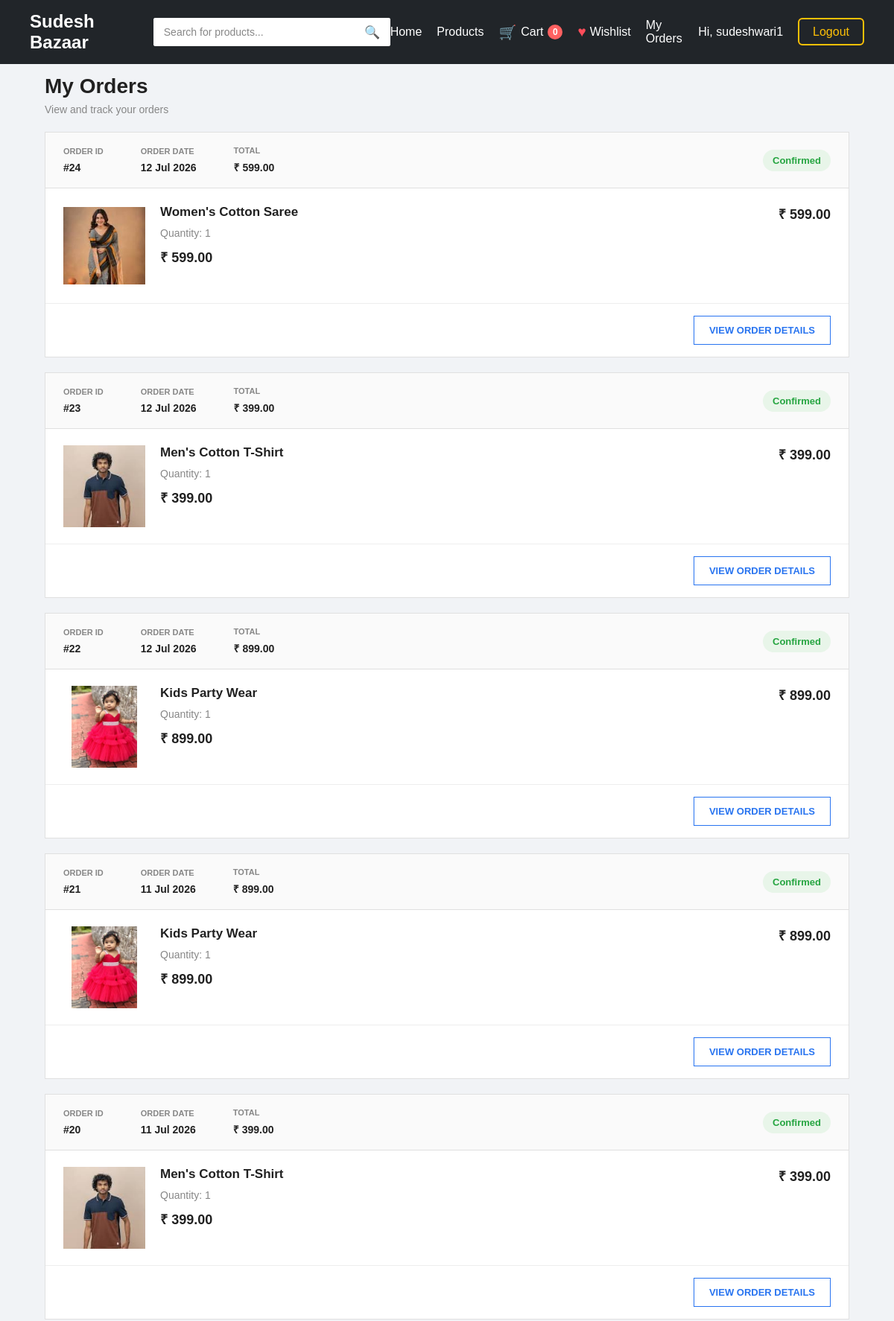
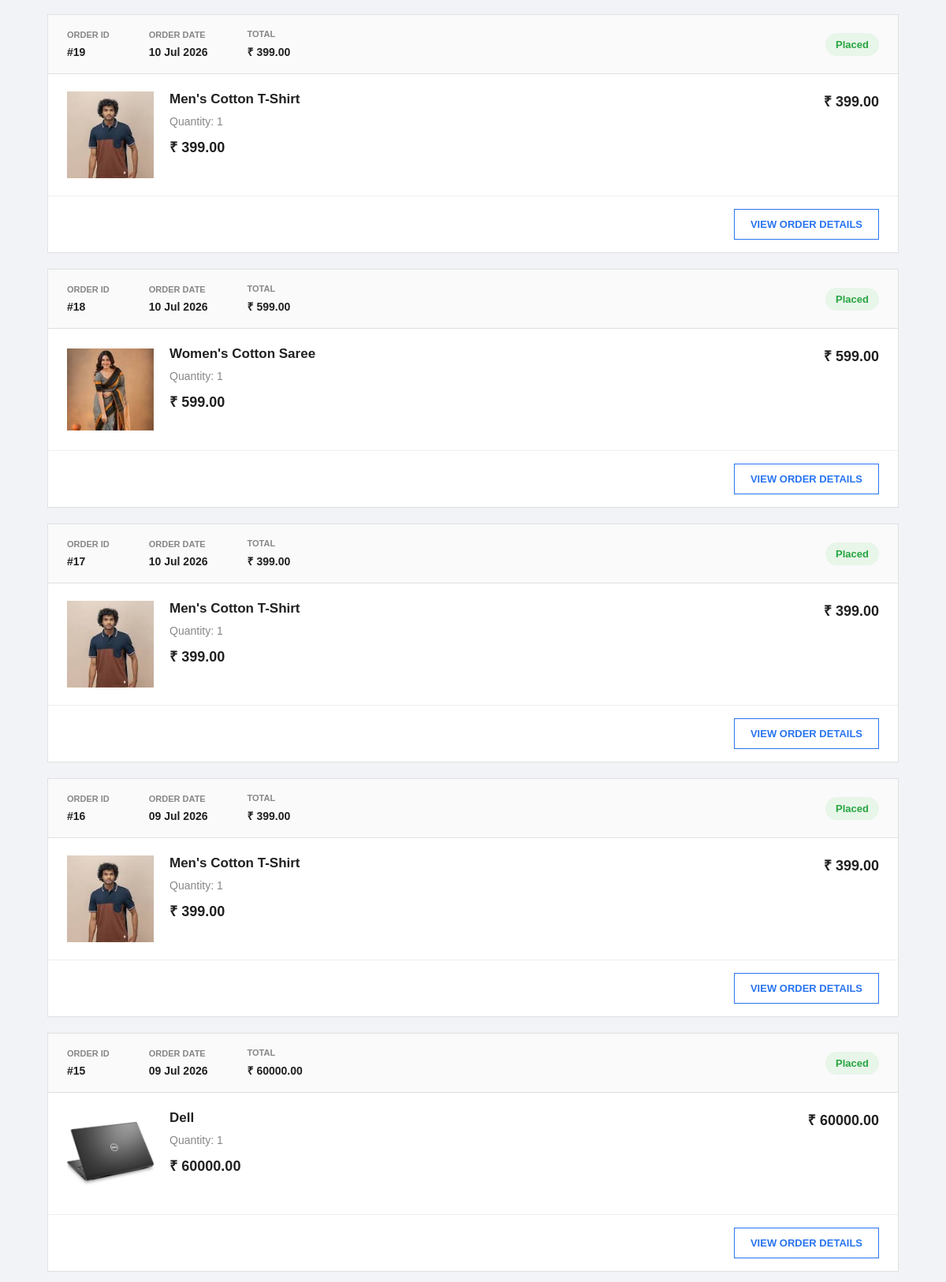
/my-orders/ (signed in, upper part), run on the app's committed database (2 pictures, top to bottom).
### myapp/models.py (models this page shows, shortened)
class Order(models.Model):
    STATUS_CHOICES = [
        ("Placed", "Placed"),
        ("Confirmed", "Confirmed"),
        ("Shipped", "Shipped"),
        (
            "Out for Delivery",
            "Out for Delivery"
        ),
        ("Delivered", "Delivered"),
        ("Cancelled", "Cancelled"),
    ]
    CANCEL_REASON_CHOICES = [
        (
            "Changed my mind",
            "Changed my mind"
        ),
        (
            "Ordered by mistake",
            "Ordered by mistake"
        ),
        (
            "Found a better price",
            "Found a better price"
        ),
        (
            "Delivery taking too long",
            "Delivery taking too long"
        ),
        (
            "Want to change address",
            "Want to change address"
        ),
        (
            "Other",
            "Other"
        ),
    ]
    PAYMENT_METHOD_CHOICES = [
        (
            "COD",
            "Cash on Delivery"
        ),
        (
            "ONLINE",
            "Online Payment"
        ),
    ]
    PAYMENT_STATUS_CHOICES = [
        (
            "Pending",
            "Pending"
        ),
        (
            "Paid",
            "Paid"
        ),
        (
            "Failed",
            "Failed"
        ),
        (
            "Refunded",
            "Refunded"
        ),
    ]
    user = models.ForeignKey(
        User,
        on_delete=models.CASCADE,
        related_name="orders"
    )
    address = models.ForeignKey(
        Address,
        on_delete=models.PROTECT,
        related_name="orders"
    )
    total_amount = models.DecimalField(
        max_digits=12,
        decimal_places=2
    )
    status = models.CharField(
        max_length=30,
        choices=STATUS_CHOICES,
        default="Placed"
    )
    payment_method = models.CharField(
        max_length=30,
        choices=PAYMENT_METHOD_CHOICES,
        default="COD"
    )
    payment_status = models.CharField(
        max_length=30,
        choices=PAYMENT_STATUS_CHOICES,
        default="Pending"
    )
    razorpay_order_id = models.CharField(
        max_length=100,
        blank=True,
        null=True
    )
    razorpay_payment_id = models.CharField(
        max_length=100,
        blank=True,
        null=True
    )
    razorpay_signature = models.CharField(
        max_length=255,
        blank=True,
        null=True
    )
    cancel_reason = models.CharField(
        max_length=100,
        choices=CANCEL_REASON_CHOICES,
        blank=True,
        null=True
    )
    cancel_note = models.TextField(
        blank=True,
        null=True
    )
    cancelled_at = models.DateTimeField(
        blank=True,
        null=True
    )
    created_at = models.DateTimeField(
        auto_now_add=True
    )
    updated_at = models.DateTimeField(
        auto_now=True
    )

class OrderItem(models.Model):
    order = models.ForeignKey(
        Order,
        on_delete=models.CASCADE,
        related_name="items"
    )
    product = models.ForeignKey(
        Product,
        on_delete=models.PROTECT,
        related_name="order_items"
    )
    product_name = models.CharField(
        max_length=200
    )
    price = models.DecimalField(
        max_digits=10,
        decimal_places=2
    )
    quantity = models.PositiveIntegerField(
        default=1
    )
    @property
    def total_price(self):
        return (
            self.price
            * self.quantity
        )

class Product(models.Model):
    category = models.ForeignKey(
        Category,
        on_delete=models.SET_NULL,
        null=True,
        blank=True,
        related_name="products"
    )
    name = models.CharField(max_length=200)
    description = models.TextField()
    price = models.DecimalField(
        max_digits=10,
        decimal_places=2
    )
    original_price = models.DecimalField(
        max_digits=10,
        decimal_places=2,
        null=True,
        blank=True
    )
    image = models.ImageField(upload_to="products/")
    stock = models.PositiveIntegerField(default=0)

### myapp/views.py (the view)
@login_required
def my_orders(request):
    orders = Order.objects.filter(
        user=request.user
    ).select_related(
        "address"
    ).prefetch_related(
        "items__product"
    ).order_by(
        "-created_at"
    )
    return render(
        request,
        "my_orders.html",
        {
            "orders": orders
        }
    )

### myapp/context_processors.py (called while the page is built)
def cart_count(request):
    count = 0
    if request.user.is_authenticated:
        try:
            cart = Cart.objects.get(
                user=request.user
            )
            count = sum(
                item.quantity
                for item in cart.items.all()
            )
        except Cart.DoesNotExist:
            count = 0
    return {
        "navbar_cart_count": count
    }

### myapp/templates/my_orders.html (shortened to what this page needs)
{% extends "base.html" %}
{% load static %}
{% block content %}
<section class="my-orders-page">
    <div class="my-orders-container">
        <div class="my-orders-header">
            <h1>
                My Orders
            </h1>
            <p>
                View and track your orders
            </p>
        </div>
        {% for order in orders %}
        <div class="my-order-card">
            <div class="my-order-top">
                <div class="my-order-meta">
                    <div>
                        <span>
                            ORDER ID
                        </span>
                        <strong>
                            #{{ order.id }}
                        </strong>
                    </div>
                    <div>
                        <span>
                            ORDER DATE
                        </span>
                        <strong>
                            {{ order.created_at|date:"d M Y" }}
                        </strong>
                    </div>
                    <div>
                        <span>
                            TOTAL
                        </span>
                        <strong>
                            ₹ {{ order.total_amount }}
                        </strong>
                    </div>
                </div>
                <div class="my-order-status">
                    <span
                        class="
                        "
                    >
                        {{ order.status }}
                    </span>
                </div>
            </div>
            <div class="my-order-products">
                {% for item in order.items.all %}
                <div class="my-order-product">
                    <div class="my-order-image">
                        <img
                            src="{{ item.product.image.url }}"
                            alt="{{ item.product_name }}"
                        >
                    </div>
                    <div class="my-order-product-info">
                        <h3>
                            {{ item.product_name }}
                        </h3>
                        <p>
                            Quantity: {{ item.quantity }}
                        </p>
                        <strong>
                            ₹ {{ item.price }}
                        </strong>
                    </div>
                    <div class="my-order-product-total">
                        ₹ {{ item.total_price }}
                    </div>
                </div>
                {% endfor %}
            </div>
            <div class="my-order-bottom">
                    <a
                        href="{% url 'order_detail' order.id %}"
                        class="view-order-btn"
                    >
                        VIEW ORDER DETAILS
                    </a>
            </div>
        </div>
        {% endfor %}
    </div>
</section>
{% endblock %}

### myapp/templates/base.html (shortened to what this page needs)
 {% load static %}
<!DOCTYPE html>
<html lang="en">
<head>
    <link
        rel="stylesheet"
        href="{% static 'css/style.css' %}"
    >
</head>
<body>
{% if request.resolver_match.url_name != "login" and request.resolver_match.url_name != "register" %}
<nav class="navbar">
    <div class="logo">
        <a href="{% url 'home' %}">
            Sudesh Bazaar
        </a>
    </div>
    <form
        method="GET"
        action="{% url 'product_search' %}"
        class="navbar-search"
    >
        <input
            type="text"
            name="q"
            placeholder="Search for products..."
            value="{{ request.GET.q|default:'' }}"
            autocomplete="off"
        >
        <button type="submit">
            🔍
        </button>
    </form>
    <ul class="nav-links">
        <li>
            <a href="{% url 'home' %}">
                Home
            </a>
        </li>
        <li>
            <a href="{% url 'home' %}#categories">
                Products
            </a>
        </li>
        <li>
            <a
                href="{% url 'cart' %}"
                class="nav-cart-link"
            >
                <span class="nav-cart-icon">
                    🛒
                </span>
                <span>
                    Cart
                </span>
                <span
                    class="nav-cart-count"
                    id="navbar-cart-count"
                >
                    {{ navbar_cart_count }}
                </span>
            </a>
        </li>
        {% if user.is_authenticated %}
        <li>
            <a
                href="{% url 'wishlist' %}"
                class="nav-wishlist-link"
            >
                <span class="nav-wishlist-icon">
                    ♥
                </span>
                <span>
                    Wishlist
                </span>
            </a>
        </li>
        <li>
            <a
                href="{% url 'my_orders' %}"
                class="nav-orders-link"
            >
                My Orders
            </a>
        </li>
        <li>
            <a
                href="{% url 'my_account' %}"
                class="nav-user-link"
            >
                Hi, {{ user.username }}
            </a>
        </li>
        <li>
            <a
                href="{% url 'logout' %}"
                class="login-btn"
            >
                Logout
            </a>
        </li>
        {% endif %}
    </ul>
</nav>
{% endif %}
{% block content %}
{% endblock %}
</body>
</html>

### data on the page
Order: id "24", created_at "12 Jul 2026", total_amount "599.00", status "Confirmed"
OrderItem: product.image (picture), product_name "Women's Cotton Saree", quantity "1", price "599.00", total_price "599.00"
Order: id "23", created_at "12 Jul 2026", total_amount "399.00", status "Confirmed"
OrderItem: product.image (picture), product_name "Men's Cotton T-Shirt", quantity "1", price "399.00", total_price "399.00"
Order: id "22", created_at "12 Jul 2026", total_amount "899.00", status "Confirmed"
OrderItem: product.image (picture), product_name "Kids Party Wear", quantity "1", price "899.00", total_price "899.00"
Order: id "21", created_at "11 Jul 2026", total_amount "899.00", status "Confirmed"
OrderItem: product.image (picture), product_name "Kids Party Wear", quantity "1", price "899.00", total_price "899.00"
Order: id "20", created_at "11 Jul 2026", total_amount "399.00", status "Confirmed"
OrderItem: product.image (picture), product_name "Men's Cotton T-Shirt", quantity "1", price "399.00", total_price "399.00"
Order: id "19", created_at "10 Jul 2026", total_amount "399.00", status "Placed"
OrderItem: product.image (picture), product_name "Men's Cotton T-Shirt", quantity "1", price "399.00", total_price "399.00"
Order: id "18", created_at "10 Jul 2026", total_amount "599.00", status "Placed"
OrderItem: product.image (picture), product_name "Women's Cotton Saree", quantity "1", price "599.00", total_price "599.00"
Order: id "17", created_at "10 Jul 2026", total_amount "399.00", status "Placed"
OrderItem: product.image (picture), product_name "Men's Cotton T-Shirt", quantity "1", price "399.00", total_price "399.00"
Order: id "16", created_at "09 Jul 2026", total_amount "399.00", status "Placed"
OrderItem: product.image (picture), product_name "Men's Cotton T-Shirt", quantity "1", price "399.00", total_price "399.00"
Order: id "15", created_at "09 Jul 2026", total_amount "60000.00", status "Placed"
OrderItem: product.image (picture), product_name "Dell", quantity "1", price "60000.00", total_price "60000.00"

### other printed values
{{ navbar_cart_count }} "0"
{{ user.username }} "sudeshwari1"
